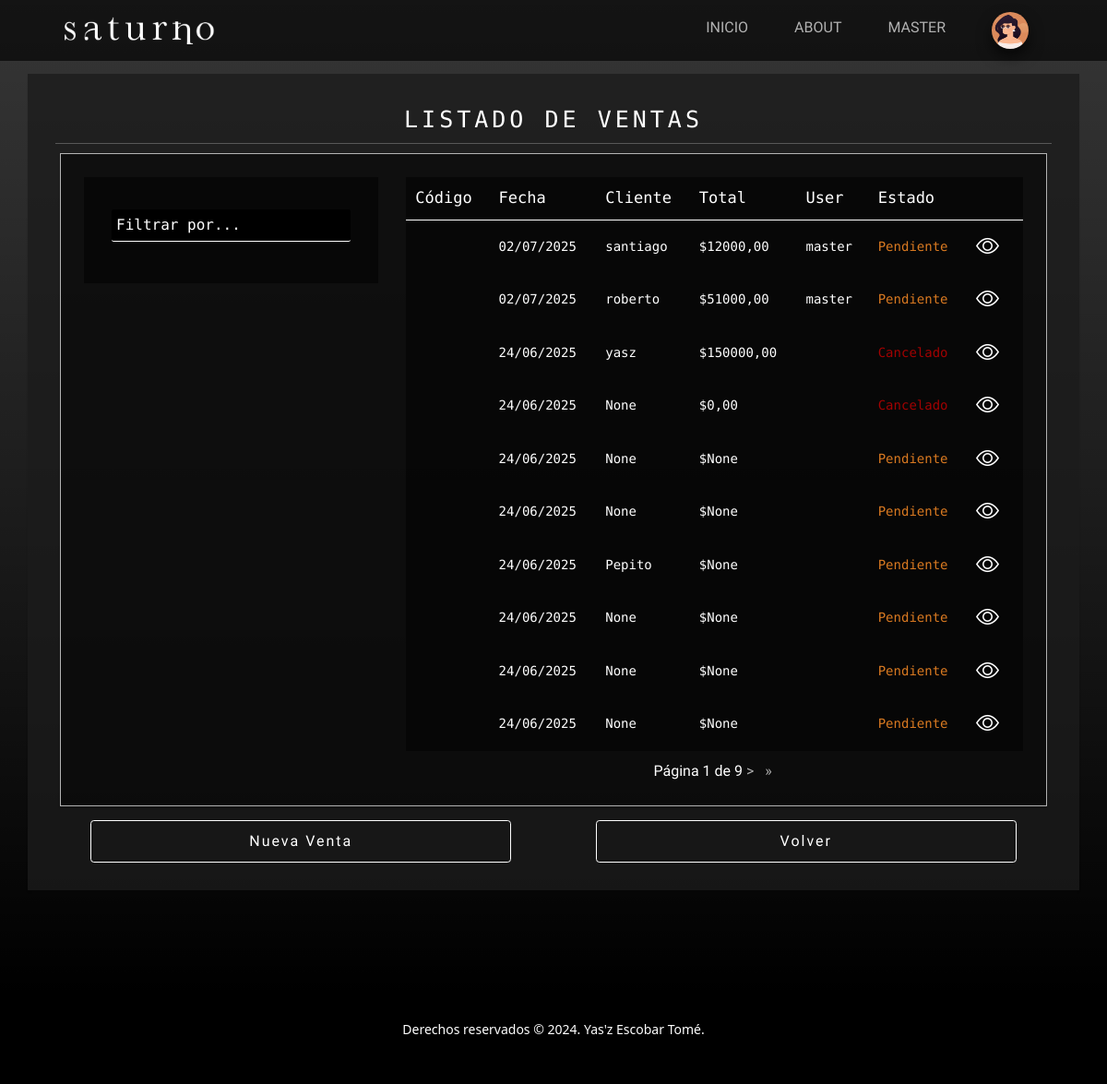
Page /finanzas/list-sales/ (signed in) on the committed database.
### userManagement/models.py (models this page shows)
class Avatar(models.Model):
    user = models.OneToOneField(User, on_delete=models.CASCADE)
    image = models.ImageField(upload_to='media/avatars/', null=True, blank=True)
    def __str__(self):
        return self.image.url

### finances/models.py (models this page shows, shortened)
class Ticket(models.Model):
    date_time = models.DateTimeField(auto_now_add=True)
    amount = models.DecimalField(max_digits=10, decimal_places=2, null=True, blank=True)
    current_account = models.ForeignKey(CurrentAccount, on_delete=models.CASCADE, null=True, blank=True)
    user_created = models.ForeignKey('auth.User', on_delete=models.CASCADE, related_name='tickets_created', null=True, blank=True)

class Sale(Ticket):
    ticket_code = models.OneToOneField(NumTicket, on_delete=models.CASCADE, null=True, blank=True)#quitar null y blank una vez reseteada la base de datos
    temporal_name = models.CharField(max_length=100, null=True, blank=True)
    status = models.CharField(max_length=2, choices=STATUS_CHOICES, default='PE')
    payment_method = models.CharField(max_length=2, choices=PAYMENT_METHODS_CHOICES, null=True, blank=True)

class Ticket(models.Model):
    date_time = models.DateTimeField(auto_now_add=True)
    amount = models.DecimalField(max_digits=10, decimal_places=2, null=True, blank=True)
    current_account = models.ForeignKey(CurrentAccount, on_delete=models.CASCADE, null=True, blank=True)
    user_created = models.ForeignKey('auth.User', on_delete=models.CASCADE, related_name='tickets_created', null=True, blank=True)

### finances/views.py (the view)
# urls.py: path('list-sales/', views.SaleListView.as_view(), name='Sales'),
class SaleListView(LoginRequiredMixin, ListView):
    model = Sale
    context_object_name = 'tickets'
    template_name = 'finances/ticket-list.html'
    paginate_by = 10  # Número de ventas por página
    def get_queryset(self):
        qs = Sale.objects.all().order_by('-date_time')
        search_by = self.request.GET.get('search_by', '')
        query = self.request.GET.get('query', '')
        date = self.request.GET.get('date', '')
        if search_by == 'client' and query:
            qs = qs.filter(temporal_name__icontains=query)
        elif search_by == 'user' and query:
            qs = qs.filter(user_created__username__icontains=query)
        elif search_by == 'date' and date:
            qs = qs.filter(date_time__date=date)
        elif search_by == 'code' and query:
            qs = qs.filter(ticket_code__code=query)
        return qs
    def get_context_data(self, **kwargs):
        context = super().get_context_data(**kwargs)
        context['form_type'] = 'Ventas'
        context['search_by'] = self.request.GET.get('search_by', '')
        context['search_options']=[
            {'value': 'client', 'label': 'Cliente'},
            {'value': 'user', 'label': 'Usuario'},
            {'value': 'date', 'label': 'Fecha'},
            {'value': 'code', 'label': 'Nro de Comprobante'}
        ]
        context['query'] = self.request.GET.get('query', '')
        context['date'] = self.request.GET.get('date', '')
        params = self.request.GET.copy()
        if params.get('page'):
            del params['page']
            context['params'] = params.urlencode()
        return context

### finances/templates/finances/ticket-list.html (shortened to what this page needs)
{% extends 'main/base.html'  %}
{% block main %}
<section class="page-section" styles="width:100%; padding-bottom: 5rem;">
    <div class="container container-list py-4 pb-5 mb-5 px-lg-5 text-white text-center">
        <h1> LISTADO DE {{ form_type|upper }} </h1>
        <hr>
        <div class="row gx-4 gx-lg-5 mx-2 custom-card justify-content-center">
            <div class="col-12 col-md-12 col-lg-10 col-xl-4 align-top my-4">
                <div class="info-card">
                    <form class="form-search my-4" method="GET" action="{{ request.path }}">
                        <select name="search_by" id="search_by" class="pt-2 col-12 form-control">
                            <option value="" selected disabled>Filtrar por...</option>
                        </select>
                    </form>
                </div>
            </div>
            <div class="col-12 col-md-12 col-lg-10 col-xl-8 my-4">
                <table class="info-card justify-content-center">
                    <thead>
                        <tr>
                            <th>Código</th>
                            <th>Fecha</th>
                            <th>Cliente</th>
                            <th class="d-none d-sm-none d-md-table-cell">Total</th>
                            <th>User</th>
                            <th class="d-none d-sm-none d-md-table-cell">
                                {% if form_type == 'Ventas' %}
                                    Estado
                                {% endif %}
                            </th>
                            {% if request.user.is_superuser %}
                                <th></th>
                            {% endif %}
                        </tr>
                    </thead>
                    <tbody>
                        {% for ticket in tickets %}
                            <tr>
                                <td>{{ ticket.ticket_code.number|stringformat:"06d" }}
                                <td>{{ ticket.date_time|date:"d/m/Y" }}</td>
                                <td>{{ ticket.temporal_name }}</td>
                                <td class="d-none d-sm-none d-md-table-cell">${{ ticket.amount }}</td>
                                <td>{{ ticket.user_created.username }}</td>
                                <td class="d-none d-sm-none d-md-table-cell">
                                    {% if ticket.status %}
                                        {% if ticket.status == 'PE' %}
                                            <span style="color:#da7a21;">Pendiente</span>
                                        {% elif ticket.status == 'CA' %}
                                            <span style="color:#a10202;">Cancelado</span>
                                        {% elif ticket.status == 'CC' %}
                                            <span style="color:#4774e9;">Cta Cte</span>
                                        {% elif ticket.status == 'PA' %}
                                            <span style="color:#14ae2e;">Pagado</span>
                                        {% endif %}
                                    {% endif %}
                                </td>
                                    {% if request.user.is_superuser %}
                                    <td>
                                        <a href="{% url 'Tickets' %}">
                                            <i class="bi bi-eye"></i>
                                        </a>
                                    </td>
                                {% endif %}
                            </tr>
                        {% endfor %}
                    </tbody>
                </table>
                <div class="step-links mt-3">
                    {% if is_paginated %}
                        <span class="current">
                            Página {{ page_obj.number }} de {{ page_obj.paginator.num_pages }}
                        </span>
                        {% if page_obj.has_next %}
                            <a href="?page={{ page_obj.next_page_number }}&search_by={{ search_by }}&query={{ query }}&date={{ date }}"> &gt; </a>
                            <a href="?page={{ page_obj.paginator.num_pages }}&search_by={{ search_by }}&query={{ query }}&date={{ date }}">&raquo;</a>
                        {% endif %}
                    {% endif %}
                </div>
            </div>
        </div>
        <div class="row justify-content-around">
            {% if request.user.is_superuser %}
                <a class="btn btn-outline-green col-5 mt-4 mx-2" href="{% url 'CreateSale' %}">Nueva Venta</a>
            {% endif %}
            <a class="btn btn-outline-orange col-5 mt-4 mx-2" href="{% url 'Tickets' %}">Volver</a>
        </div>
    </div>
</section>
{% endblock main %}

### main/templates/main/base.html (shortened to what this page needs)
{% load static %}
<!DOCTYPE html>
<html lang="es">
<head>
    <link href="https://cdn.jsdelivr.net/npm/bootstrap@5.3.3/dist/css/bootstrap.min.css" rel="stylesheet"
>
    <link href="{% static 'main/css/styles.css' %}" rel="stylesheet"/>
</head>
<body>
    <nav class="navbar navbar-expand-lg navbar-light fixed-top">
        <div class="container px-4 px-lg-5">
            <a class="navbar-brand" href="/">
                <img src="{% static 'main/assets/img/logo.png' %}" alt="logo" class="d-inline-block align-text-top">
            </a>
            <div class="collapse navbar-collapse" id="navbarNav">
                <ul class="navbar-nav ms-auto">
                    <li class="nav-item pt-2">
                        <a class="nav-link" aria-current="page" href="{% url 'index' %}">INICIO</a>
                    </li>
                    <li class="nav-item pt-2">
                        <a class="nav-link" href="{% url 'About' %}">ABOUT</a>
                    </li>
                    <li class="nav-item dropdown pt-2">
                        {% if request.user.is_authenticated %}
                        <a class="nav-link" type="button" id="dropdownMenuButton" data-bs-toggle="dropdown" aria-expanded="false">
                            {{request.user.username|upper}}
                        </a>
                        {% endif %}
                    </li>
                    <li class="nav-item dropdown">
                        {% if request.user.is_authenticated %}
                        <a class="nav-link" type="button" id="dropdownMenuButton" data-bs-toggle="dropdown" aria-expanded="false">
                            <img class="avatar-circle" src="{{request.user.avatar}}" alt="" height="40px">
                        </a>
                        {% endif %}
                    </li>
                </ul>
            </div>
        </div>
    </nav>
    {% block main %}
    {% endblock main %}
    <footer class="footer bg-black small text-center text-white-50">
        <p>Derechos reservados &copy; 2024. Yas'z Escobar Tomé.</p>
    </footer>
</body>
</html>

### rows in the picture
Sale: date_time "02/07/2025", temporal_name "santiago", amount "12000,00", user_created.username "master", status "Pendiente"
Sale: date_time "02/07/2025", temporal_name "roberto", amount "51000,00", user_created.username "master", status "Pendiente"
Sale: date_time "24/06/2025", temporal_name "yasz", amount "150000,00", status "Cancelado"
Sale: date_time "24/06/2025", temporal_name "None", amount "0,00", status "Cancelado"
Sale: date_time "24/06/2025", temporal_name "None", amount "None", status "Pendiente"
Sale: date_time "24/06/2025", temporal_name "None", amount "None", status "Pendiente"
Sale: date_time "24/06/2025", temporal_name "Pepito", amount "None", status "Pendiente"
Sale: date_time "24/06/2025", temporal_name "None", amount "None", status "Pendiente"
Sale: date_time "24/06/2025", temporal_name "None", amount "None", status "Pendiente"
Sale: date_time "24/06/2025", temporal_name "None", amount "None", status "Pendiente"

### other values in the picture
{{ request.user.username|upper }} "MASTER"
{{ page_obj.number }} "1"
{{ page_obj.paginator.num_pages }} "9"
